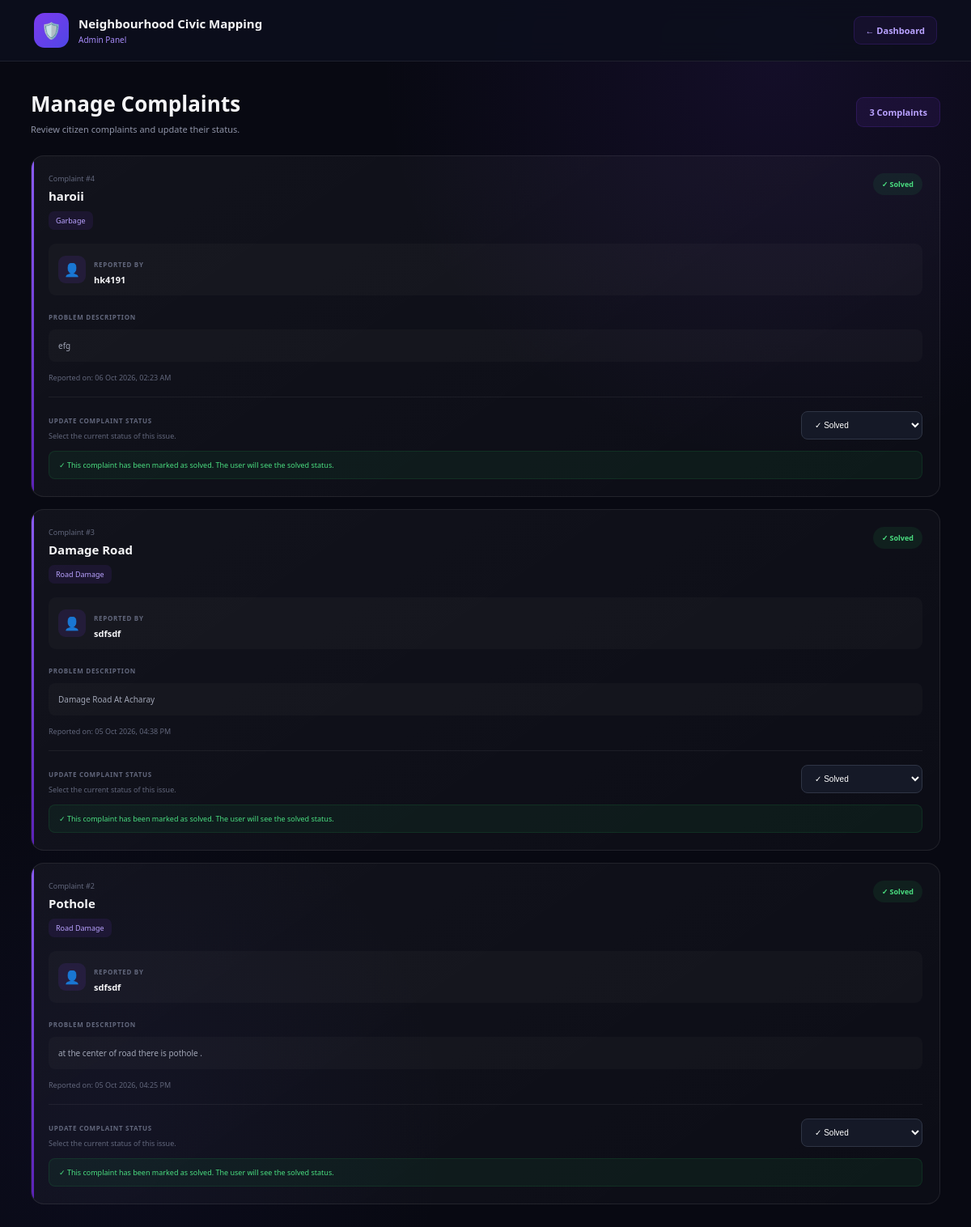
The page /manage-complaints/ (signed in) on the database its author committed.
### reports/models.py (models this page shows, shortened)
class Complaint(models.Model):
    CATEGORY_CHOICES = [
        ('road', 'Road Damage'),
        ('streetlight', 'Street Light'),
        ('garbage', 'Garbage'),
        ('water', 'Water Problem'),
        ('drainage', 'Drainage'),
        ('other', 'Other'),
    ]
    STATUS_CHOICES = [
        ('pending', 'Pending'),
        ('in_progress', 'In Progress'),
        ('resolved', 'Resolved'),
    ]
    user = models.ForeignKey(
        User,
        on_delete=models.CASCADE
    )
    title = models.CharField(max_length=200)
    category = models.CharField(
        max_length=30,
        choices=CATEGORY_CHOICES
    )
    description = models.TextField()
    latitude = models.FloatField(
        blank=True,
        null=True
    )
    longitude = models.FloatField(
        blank=True,
        null=True
    )
    address = models.CharField(
        max_length=300,
        blank=True,
        null=True
    )
    status = models.CharField(
        max_length=20,
        choices=STATUS_CHOICES,
        default='pending'
    )
    created_at = models.DateTimeField(
        auto_now_add=True
    )
    updated_at = models.DateTimeField(
        auto_now=True
    )

### reports/views.py (the view)
@login_required(login_url="/admin-login/")
def manage_complaints(request):
    complaints = Complaint.objects.all().order_by(
        "-created_at"
    )
    return render(
        request,
        "manage_complaints.html",
        {
            "complaints": complaints
        }
    )

### templates/manage_complaints.html (shortened to what this page needs)
{% load static %}
<!DOCTYPE html>
<html lang="en">
<head>
    <link rel="stylesheet"
          href="{% static 'css/manage_complaints.css' %}">
</head>
<body>
<header class="topbar">
    <div class="brand">
        <div class="brand-icon">
            🛡️
        </div>
        <div>
            <h2>Neighbourhood Civic Mapping</h2>
            <p>Admin Panel</p>
        </div>
    </div>
    <a href="{% url 'admin_dashboard' %}" class="back-btn">
        ← Dashboard
    </a>
</header>
<main class="container">
    <div class="page-heading">
        <div>
            <h1>Manage Complaints</h1>
            <p>
                Review citizen complaints and update their status.
            </p>
        </div>
        <div class="total-box">
            {{ complaints|length }} Complaints
        </div>
    </div>
    {% if complaints %}
    <div class="complaints-list">
        {% for complaint in complaints %}
        <div class="complaint-card">
            <div class="complaint-top">
                <div class="complaint-info">
                    <div class="complaint-number">
                        Complaint #{{ complaint.id }}
                    </div>
                    <h2>
                        {{ complaint.title }}
                    </h2>
                    <span class="category">
                        {{ complaint.get_category_display }}
                    </span>
                </div>
                <div class="current-status
                    {% if complaint.status == 'resolved' %}
                        resolved
                    {% elif complaint.status == 'in_progress' %}
                        progress
                    {% else %}
                        pending
                    {% endif %}
                ">
                    {% if complaint.status == "resolved" %}
                        ✓ Solved
                    {% elif complaint.status == "in_progress" %}
                        ↻ In Progress
                    {% else %}
                        ⏳ Pending
                    {% endif %}
                </div>
            </div>
            <div class="user-section">
                <div class="user-icon">
                    👤
                </div>
                <div>
                    <span class="label">
                        Reported By
                    </span>
                    <strong>
                        {{ complaint.user.username }}
                    </strong>
                </div>
            </div>
            <div class="description">
                <span class="label">
                    Problem Description
                </span>
                <p>
                    {{ complaint.description }}
                </p>
            </div>
            <div class="date">
                Reported on:
                {{ complaint.created_at|date:"d M Y, h:i A" }}
            </div>
            <div class="status-section">
                <div>
                    <span class="label">
                        Update Complaint Status
                    </span>
                    <p>
                        Select the current status of this issue.
                    </p>
                </div>
                <form method="POST"
                      action="{% url 'update_complaint_status' complaint.id %}"
                      class="status-form">
                    <select name="status"
                            onchange="this.form.submit()">
                        <option value="resolved"
                            {% if complaint.status == "resolved" %}
                                selected
                            {% endif %}>
                            ✓ Solved
                        </option>
                    </select>
                </form>
            </div>
            {% if complaint.status == "resolved" %}
            <div class="resolved-message">
                ✓ This complaint has been marked as solved.
                The user will see the solved status.
            </div>
            {% endif %}
        </div>
        {% endfor %}
    </div>
    {% endif %}
</main>
</body>
</html>

### static/css/manage_complaints.css (style rules this page uses)
* { margin: 0; padding: 0; box-sizing: border-box; }
:root { --bg: #080912; --card: #111321; --purple: #7c3aed; --purple-light: #a78bfa; --text: #f5f5f7; --muted: #8f94a8; --border: rgba(255,255,255,0.08); --green: #22c55e; --yellow: #f59e0b; --blue: #3b82f6; }
body { font-family: "Segoe UI", Arial, sans-serif; background: radial-gradient( circle at 80% 5%, rgba(124,58,237,0.10), transparent 28% ), radial-gradient( circle at 10% 90%, rgba(79,70,229,0.05), transparent 25% ), var(--bg); color: var(--text); min-height: 100vh; }
.topbar { height: 76px; display: flex; align-items: center; justify-content: space-between; padding: 0 42px; background: rgba(13,15,29,0.92); border-bottom: 1px solid var(--border); backdrop-filter: blur(14px); position: sticky; top: 0; z-index: 20; }
.brand { display: flex; align-items: center; gap: 12px; }
.brand-icon { width: 43px; height: 43px; display: flex; align-items: center; justify-content: center; background: linear-gradient( 135deg, #7c3aed, #4f46e5 ); border-radius: 13px; font-size: 20px; }
.brand h2 { font-size: 15px; }
.brand p { margin-top: 3px; color: var(--purple-light); font-size: 10px; }
.back-btn { padding: 9px 14px; color: #b9a2ff; background: rgba(124,58,237,0.08); border: 1px solid rgba(124,58,237,0.18); border-radius: 9px; text-decoration: none; font-size: 11px; font-weight: 600; transition: 0.25s; }
.container { width: 100%; max-width: 1250px; margin: auto; padding: 34px 38px 60px; }
.page-heading { display: flex; align-items: center; justify-content: space-between; margin-bottom: 25px; }
.page-heading h1 { font-size: 26px; }
.page-heading p { margin-top: 6px; color: var(--muted); font-size: 11px; }
.total-box { padding: 10px 15px; border-radius: 9px; background: rgba(124,58,237,0.10); border: 1px solid rgba(124,58,237,0.18); color: #b9a2ff; font-size: 11px; font-weight: 600; }
.complaints-list { display: flex; flex-direction: column; gap: 15px; }
.complaint-card { position: relative; background: linear-gradient( 145deg, rgba(255,255,255,0.045), rgba(255,255,255,0.018) ); border: 1px solid var(--border); border-radius: 16px; padding: 21px; overflow: hidden; }
.complaint-card::before { content: ""; position: absolute; left: 0; top: 0; bottom: 0; width: 3px; background: linear-gradient( 180deg, #8b5cf6, #5b21b6 ); }
.complaint-top { display: flex; justify-content: space-between; align-items: flex-start; gap: 20px; }
.complaint-number { color: #62677c; font-size: 9px; margin-bottom: 5px; }
.complaint-info h2 { font-size: 15px; margin-bottom: 7px; }
.category { display: inline-block; padding: 5px 9px; border-radius: 7px; background: rgba(124,58,237,0.10); color: #b9a2ff; font-size: 9px; }
.current-status { padding: 7px 11px; border-radius: 20px; font-size: 9px; font-weight: 700; white-space: nowrap; }
.current-status.resolved { color: #4ade80; background: rgba(34,197,94,0.09); }
.user-section { display: flex; align-items: center; gap: 10px; margin-top: 17px; padding: 12px; background: rgba(255,255,255,0.025); border-radius: 9px; }
.user-icon { width: 34px; height: 34px; display: flex; align-items: center; justify-content: center; background: rgba(124,58,237,0.12); border-radius: 9px; }
.user-section strong { display: block; font-size: 11px; margin-top: 3px; }
.label { color: #62677c; font-size: 8px; font-weight: 700; letter-spacing: 0.7px; text-transform: uppercase; }
.description { margin-top: 13px; }
.description p { margin-top: 7px; padding: 12px; background: rgba(255,255,255,0.025); border-radius: 8px; color: #a0a5b5; font-size: 10px; line-height: 1.6; }
.date { margin-top: 13px; color: #62677c; font-size: 9px; }
.status-section { display: flex; align-items: center; justify-content: space-between; gap: 20px; margin-top: 17px; padding-top: 15px; border-top: 1px solid rgba(255,255,255,0.06); }
.status-section p { margin-top: 4px; color: #62677c; font-size: 9px; }
.status-form select { min-width: 150px; padding: 10px 12px; background: #151927; color: white; border: 1px solid #2f3545; border-radius: 8px; outline: none; font-size: 10px; cursor: pointer; }
.resolved-message { margin-top: 12px; padding: 10px 12px; border-radius: 8px; background: rgba(34,197,94,0.07); border: 1px solid rgba(34,197,94,0.12); color: #4ade80; font-size: 9px; }

### rows shown on the page
Complaint: id "4", title "haroii", category "Garbage", shows "✓ Solved", user.username "hk4191", description "efg", created_at "06 Oct 2026, 02:23 AM", status "✓ Solved", shows "✓ This complaint has been marked as solved. The user will see the solved status."
Complaint: id "3", title "Damage Road", category "Road Damage", shows "✓ Solved", user.username "sdfsdf", description "Damage Road At Acharay", created_at "05 Oct 2026, 04:38 PM", status "✓ Solved", shows "✓ This complaint has been marked as solved. The user will see the solved status."
Complaint: id "2", title "Pothole", category "Road Damage", shows "✓ Solved", user.username "sdfsdf", description "at the center of road there is pothole .", created_at "05 Oct 2026, 04:25 PM", status "✓ Solved", shows "✓ This complaint has been marked as solved. The user will see the solved status."

### other values the page prints
{{ complaints|length }} "3"
